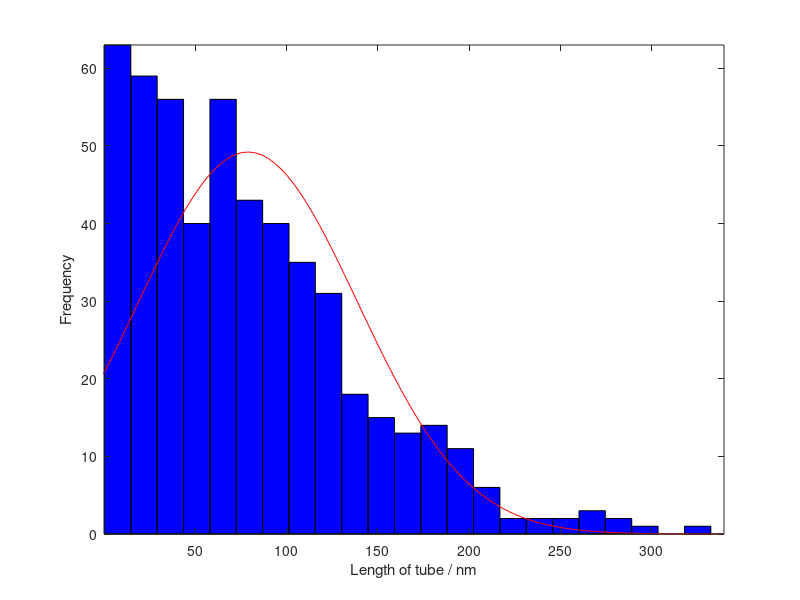

Reproduce this figure in MATLAB.
%% Nanotube length loss linear model
% This very simple model models length loss of nanotubes over time as a linear function using
% normally distributed data. Input is a mean, standard deviation and sample
% size

stdev = 100; %standard deviation in tube length, in nm
mean = 1000; %mean tube length, in nm
sampleSize = 1000; %number of tubes
gaussDist1 = stdev.*randn(sampleSize,1) + mean;

deltaLoss = 10;%length loss per unit time, in nm per min
deltaTime = 100;%change in  time, in min

gaussDist2 = gaussDist1 - deltaLoss*deltaTime;%linear length loss function

for n = 1:length(gaussDist1)
    if gaussDist1(n,1) < 0
        gaussDist1(n,1) = 0;
    end
end
gaussDist1 = nonzeros(gaussDist1);

for n = 1:length(gaussDist2)
    if gaussDist2(n,1) < 0
        gaussDist2(n,1) = 0;
    end
end
gaussDist2 = nonzeros(gaussDist2);

v=length(nonzeros(gaussDist1));
disp(['Number of tubes at start: ',num2str(v)]);
v=length(nonzeros(gaussDist2));
disp(['Number of tubes at end: ',num2str(v)]);
clear v w;

hold on;
histfit(gaussDist1)
histfit(gaussDist2)
hold off;

xlim([0.1,inf]);
ylim([-inf,inf]);
xlabel('Length of tube / nm');
ylabel('Frequency');

clear gaussDist1 gaussDist2 deltaLoss deltaTime sampleSize stdev mean n